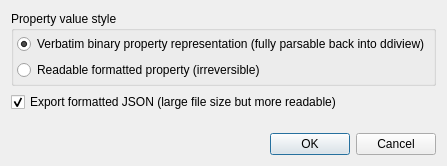
<?xml version="1.0" encoding="UTF-8"?>
<ui version="4.0">
 <class>DdiExportJsonOptionsDialog</class>
 <widget class="QDialog" name="DdiExportJsonOptionsDialog">
  <property name="geometry">
   <rect>
    <x>0</x>
    <y>0</y>
    <width>400</width>
    <height>166</height>
   </rect>
  </property>
  <property name="sizePolicy">
   <sizepolicy hsizetype="Preferred" vsizetype="Fixed">
    <horstretch>0</horstretch>
    <verstretch>0</verstretch>
   </sizepolicy>
  </property>
  <property name="windowTitle">
   <string>Options for exporting DDI</string>
  </property>
  <layout class="QVBoxLayout" name="verticalLayout_2">
   <item>
    <widget class="QGroupBox" name="groupBox">
     <property name="title">
      <string>Property value style</string>
     </property>
     <layout class="QVBoxLayout" name="verticalLayout">
      <property name="leftMargin">
       <number>3</number>
      </property>
      <property name="topMargin">
       <number>3</number>
      </property>
      <property name="rightMargin">
       <number>3</number>
      </property>
      <property name="bottomMargin">
       <number>3</number>
      </property>
      <item>
       <widget class="QRadioButton" name="radPropValVerbatim">
        <property name="text">
         <string>Verbatim binary property representation (fully parsable back into ddiview)</string>
        </property>
        <property name="checked">
         <bool>true</bool>
        </property>
       </widget>
      </item>
      <item>
       <widget class="QRadioButton" name="radPropValReadable">
        <property name="text">
         <string>Readable formatted property (irreversible)</string>
        </property>
       </widget>
      </item>
     </layout>
    </widget>
   </item>
   <item>
    <widget class="QCheckBox" name="chkJsonFormatted">
     <property name="text">
      <string>Export formatted JSON (large file size but more readable)</string>
     </property>
     <property name="checked">
      <bool>true</bool>
     </property>
    </widget>
   </item>
   <item>
    <spacer name="verticalSpacer">
     <property name="orientation">
      <enum>Qt::Vertical</enum>
     </property>
     <property name="sizeHint" stdset="0">
      <size>
       <width>20</width>
       <height>40</height>
      </size>
     </property>
    </spacer>
   </item>
   <item>
    <widget class="QDialogButtonBox" name="buttonBox">
     <property name="orientation">
      <enum>Qt::Horizontal</enum>
     </property>
     <property name="standardButtons">
      <set>QDialogButtonBox::Cancel|QDialogButtonBox::Ok</set>
     </property>
    </widget>
   </item>
  </layout>
 </widget>
 <resources/>
 <connections>
  <connection>
   <sender>buttonBox</sender>
   <signal>accepted()</signal>
   <receiver>DdiExportJsonOptionsDialog</receiver>
   <slot>accept()</slot>
   <hints>
    <hint type="sourcelabel">
     <x>248</x>
     <y>254</y>
    </hint>
    <hint type="destinationlabel">
     <x>157</x>
     <y>274</y>
    </hint>
   </hints>
  </connection>
  <connection>
   <sender>buttonBox</sender>
   <signal>rejected()</signal>
   <receiver>DdiExportJsonOptionsDialog</receiver>
   <slot>reject()</slot>
   <hints>
    <hint type="sourcelabel">
     <x>316</x>
     <y>260</y>
    </hint>
    <hint type="destinationlabel">
     <x>286</x>
     <y>274</y>
    </hint>
   </hints>
  </connection>
 </connections>
</ui>
